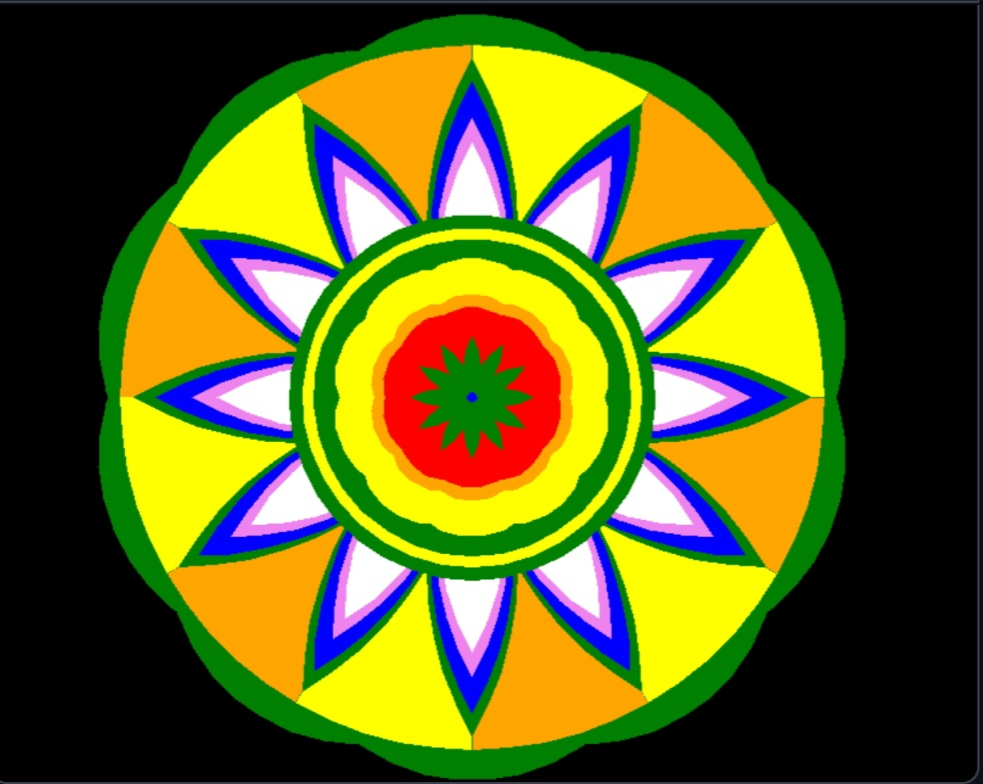

Reproduce this figure in Python.
import turtle

import math



# Setup the window screen

window = turtle.Screen()

window.bgcolor('black')

window.setup(width=800, height=800)  # Set window size



# Create a turtle for drawing the Pookalam

t = turtle.Turtle()

t.speed(0)  # Fastest drawing



# Function to draw multiple shrinking circles with adjustable pen size and color

def Circles(t, size, color, width=1):

    for i in range(10):

        t.color(color)  # Set the color of the turtle

        t.pensize(width)  # Set pen size for the circle

        t.circle(size)

        size = size - 4



# Function to repeat circle patterns in a spirograph-like design

def drawCircles(t, size, repeat, color, width=1):

    for i in range(repeat):

        Circles(t, size, color, width)  # Pass the color to the Circles function

        t.right(360 / repeat)



# Function to draw filled circles

def draw_circle(radius, color):

    t.penup()

    t.goto(0, -radius)

    t.setheading(0)  # Ensure heading is reset

    t.pendown()

    t.fillcolor(color)

    t.begin_fill()

    t.circle(radius)

    t.end_fill()



# Function to draw sector pattern with alternating colors

def draw_sector_pattern(radius, sectors, color1, color2, line_color):

    angle = 360 / sectors

    t.penup()

    t.goto(0, -radius)

    t.setheading(0)  # Ensure turtle is facing up

    t.pendown()

    for i in range(sectors):

        t.fillcolor(color1 if i % 2 == 0 else color2)

        t.begin_fill()

        t.pencolor(line_color)

        t.circle(radius, extent=angle)

        position = t.pos()

        t.goto(0, 0)

        t.end_fill()

        t.setpos(position)



# Function to draw petals where tips align with sector lines

def draw_petals_with_alignment(radius, num_petals, petal_length, color):

    angle = 360 / num_petals

    t.fillcolor(color)

    for i in range(num_petals):

        t.penup()

        t.goto(0, 0)

        t.setheading(90 - (i * angle))  # Start angle offset

        t.forward(radius)

        t.pendown()

        t.begin_fill()

        t.left(30)

        t.circle(petal_length, 60)  # First curve of petal

        t.left(120)

        t.circle(petal_length, 60)  # Second curve of petal

        t.left(30)  # Re-adjust

        t.end_fill()



# Function to draw regular petals

def draw_petals(radius, num_petals, petal_size, color):

    angle = 360 / num_petals

    t.fillcolor(color)

    for _ in range(num_petals):

        t.begin_fill()

        t.circle(petal_size, extent=60)

        t.left(120)

        t.circle(petal_size, extent=60)

        t.left(60 + angle - 120)

        t.end_fill()



# Function to move to a specific location without drawing

def move_to(x, y):

    t.penup()

    t.goto(x, y)

    t.pendown()



# Function to draw the Pookalam

def draw_pookalam():

    # 1st Circle (Green, Radius 300)

    drawCircles(galatic, 155, 10, "green", 10)



    # 2nd Circle (12 sectors, alternate Orange and Yellow, Green lines, Radius 290)

    draw_sector_pattern(290, 12, "orange", "yellow", "green")



    # 4th layer (Smaller Violet Petals, overlapping the 3rd layer)

    t.penup()

    t.goto(0, 0)

    t.pendown()

    draw_petals(35, 12, 278, "green")



    # Re-center turtle to maintain concentricity

    t.penup()

    t.goto(0, 0)

    t.setheading(0)



    # 5th layer (12 Green Petals between 3rd petals)

    draw_petals(28, 12, 260, "blue")



    # Re-center turtle to maintain concentricity

    t.penup()

    t.goto(0, 0)

    t.setheading(0)



    # 6th layer (12 smaller White Petals overlapping the 5th)

    draw_petals(20, 12, 230, "violet")



    # Re-center turtle to maintain concentricity

    t.penup()

    t.goto(0, 0)

    t.setheading(0)



    # 7th layer (Green petals smaller than the 6th, overlapping)

    draw_petals(15, 12, 210, "white")



    # Re-center turtle before drawing the inner circles

    t.penup()

    t.goto(0, 0)

    t.setheading(0)



    # 8th Circle (Green, Radius 150)

    draw_circle(150, "green")



    # 9th Circle (Yellow, Radius 140)

    draw_circle(140, "yellow")



    # 10th Circle (Green, Radius 130)

    draw_circle(130, "green")



    # 11th Circle (Green, Radius 120)

    draw_circle(120, "green")



# 12th,13th,14th layers: Galactic Flower design

galatic = turtle.Turtle()

galatic.speed(0)



# Draw the Pookalam

draw_pookalam()



# Call the function to draw the galactic flower spirograph

drawCircles(galatic, 55, 10, "yellow", 10)

drawCircles(galatic, 40, 10, "orange", 10)

drawCircles(galatic, 1, 10, "red", 10)



#15th layer

t.penup()

t.goto(0, 0)

t.pendown()

draw_petals(50, 12, 50, "green")



#16th layer:

draw_circle(5, "blue")



# Complete the drawing

t.hideturtle()

galatic.hideturtle()

turtle.done()
